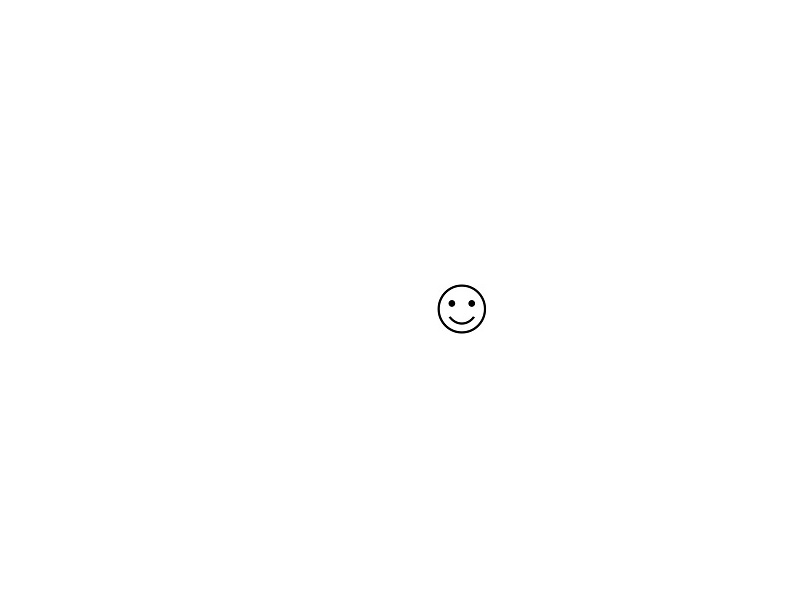
#> input picture mana/dataset/emoji_0.jpg, 800 x 600 px, found by its file name
$ python template_match.py
#> lines starting #> are read from the running program, lines starting #| are printed output that depends on the picture; after the words box and inside, x2 and y2 are one past the last pixel; in counts of white or black regions, pixels touching at a corner belong together
import cv2
import pathlib
import numpy as np


def get_template(img_path):
#> called with img_path = 'data/basic/dataset/emoji_0.jpg'
    img = cv2.imread(img_path, cv2.IMREAD_GRAYSCALE)
#> img is the input picture: shape (600, 800); min 0, max 255, mean 254.7

    ret, thresh = cv2.threshold(img, 127, 255, cv2.THRESH_BINARY_INV)
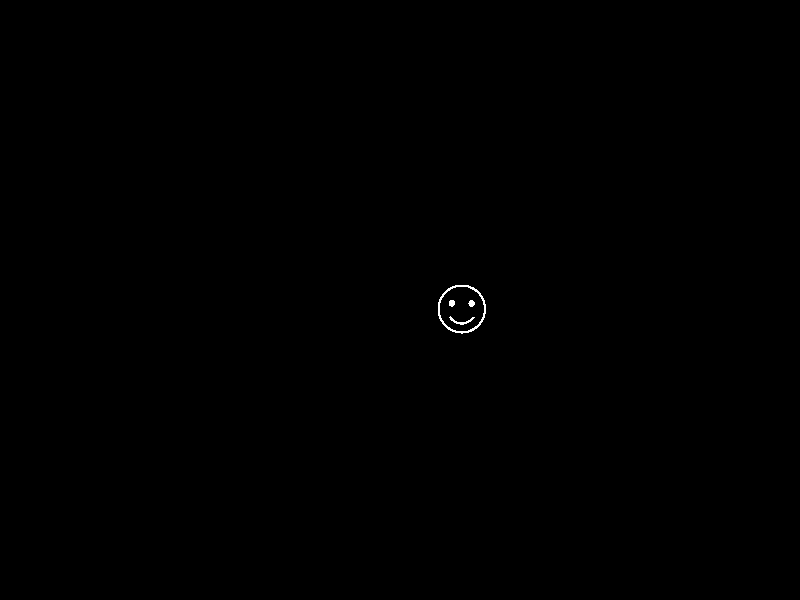
#> thresh: shape (600, 800); 0.1% white in thin lines or dots, all inside (x1, y1, x2, y2) = (438, 285, 486, 334)

    contours, _ = cv2.findContours(
        thresh,
        cv2.RETR_TREE,
        cv2.CHAIN_APPROX_SIMPLE
    )
#> contours = 5 contours; box (x1, y1, x2, y2) and area: (438, 285, 486, 334) 1800, (439, 286, 485, 332) 1607, (449, 316, 475, 325) 40, (468, 300, 475, 307) 26, (449, 300, 455, 307) 26

    contour = max(contours, key=cv2.contourArea)
#> contour = contour of 64 points, box (x1, y1, x2, y2) (438, 285, 486, 334), area 1800

    x, y, w, h = cv2.boundingRect(contour)
#> x = 438; y = 285; w = 48; h = 49
    print(x, y)
#| 438 285
    template = img[y:y + h, x:x + w]
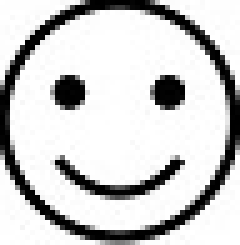
#> template: shape (49, 48) (shown 5 times larger); min 0, max 255, mean 204.1
    cv2.imshow("template", template)
    cv2.waitKey(0)
    cv2.destroyAllWindows()
    return template


def main():
    data_dir = "data/dataset/basic"
    data_dir = pathlib.Path(data_dir)

    template = get_template('data/basic/dataset/emoji_0.jpg')

    for img_path in list(data_dir.glob('*.jpg')):
        img = cv2.imread(img_path)
        res = cv2.matchTemplate(img, template, cv2.TM_CCOEFF_NORMED)
        loc = np.where(res > 0.8)
        print(f"found: {img_path} [{loc}]")


if __name__ == "__main__":
    main()
